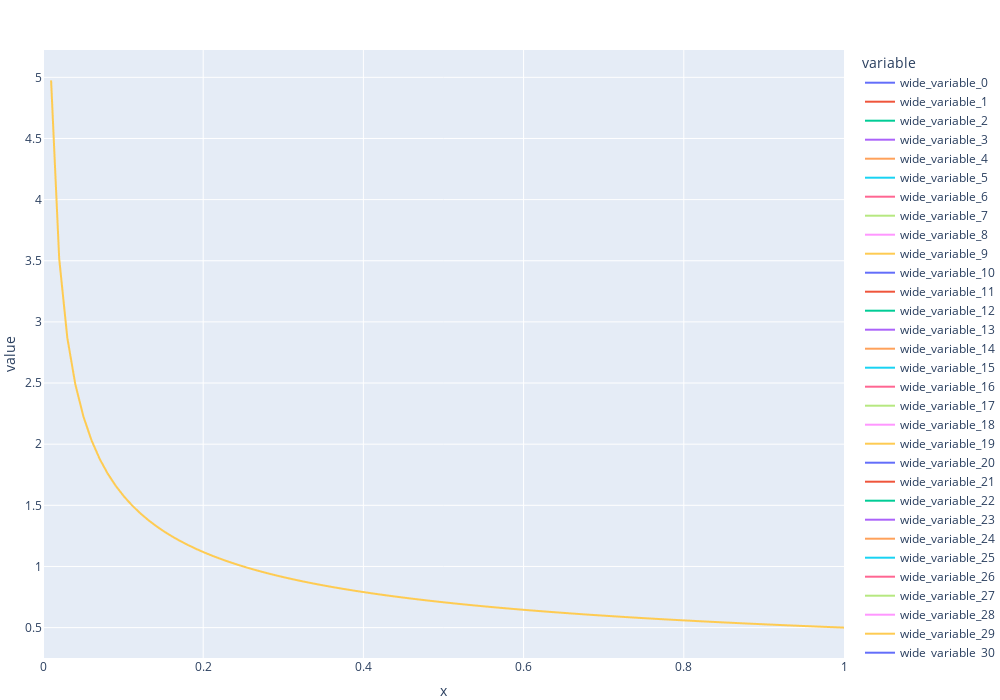

This figure's notebook cell:
### Markdown cell above
5)This graph tell us the range of salary people get with different Degree of education

From the graph we could say that the people with the Masters in management are paid more(around 22500-25000) than the people with masters and not in management

The people with bachelore degree are paid the least. The people with the bachelore degree are not mostly in the management comparitively to the Ph.D and Masters. we could say the the payscale of Bachelore are not getiing paid the most either they are in the management or not

we could infer that the people with the Ph.D goes to management and the payscale is around 20000-22500

Overall we could say that the people in the management are paid more that the people not there in management according to the degree they hold
The isn't huge gap in salary between Bachelore people in management or not

Buit when it comes to Ph.D and Master the gap of the Payscale is more

### Code cell
def f(x,p):
    return((1+p)*(x**p))

def dist(t1):
    x = np.linspace(0,1,100)
    y = []

    for i in x:
        sai = f(x,t1)
        y.append(sai)

    fig = px.line(x=x,y=y,width = 1000,height = 700)
    fig.update_layout(
    margin=dict(l=0, r=10, t=50, b=0))

    fig.show()

print(f(2,3))

#xval = float(input("Enter the value of x : "))
tval = float(input("Enter the value of theta : "))
# tval = np.linspace(-1,1,100)

if tval<-1:
    print("Sorry the theta value should be greater than -1")

elif tval>=-1 :
    ans = dist(tval)
